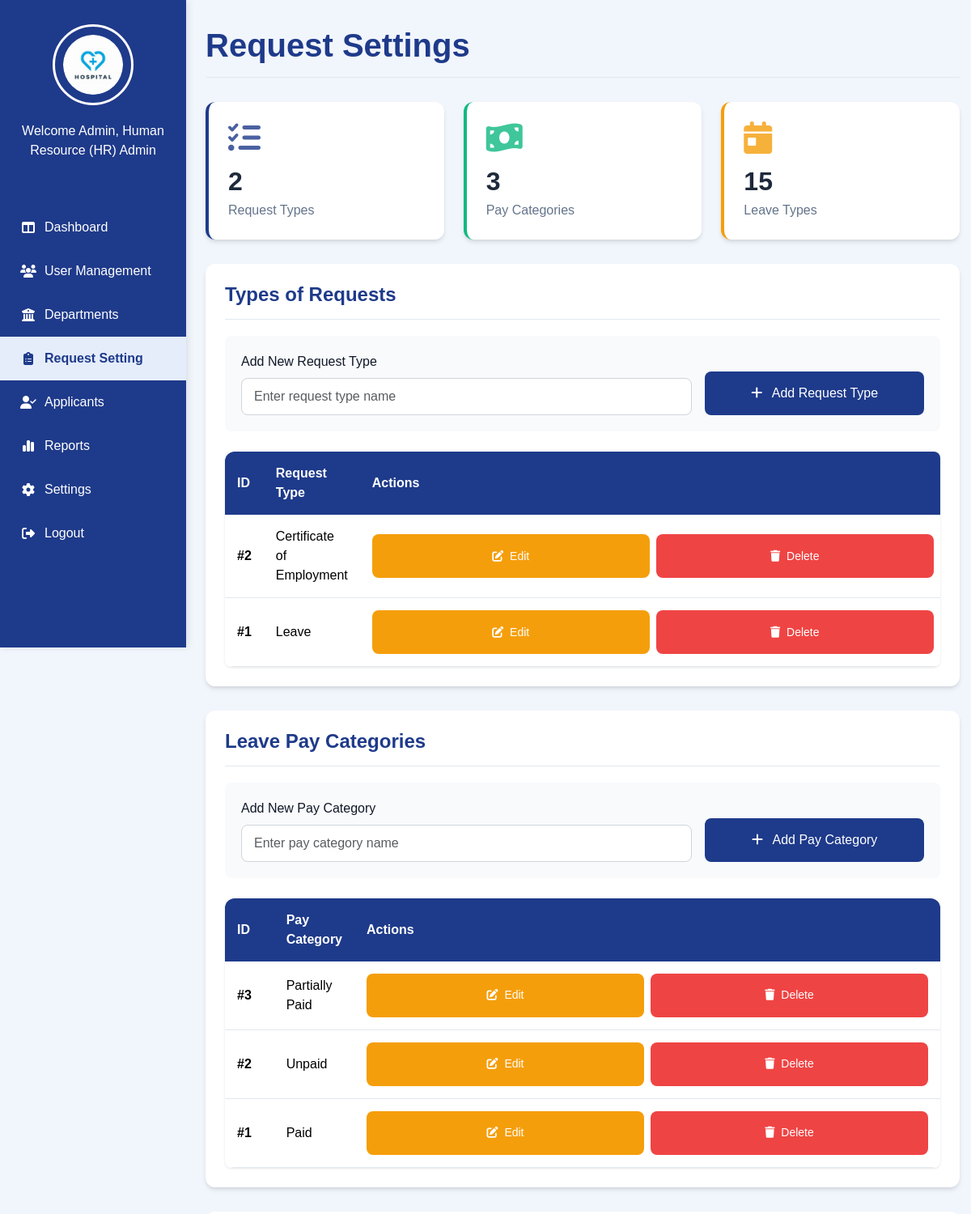
The app's page /Admin_RequestSetting.php (upper part), older data.
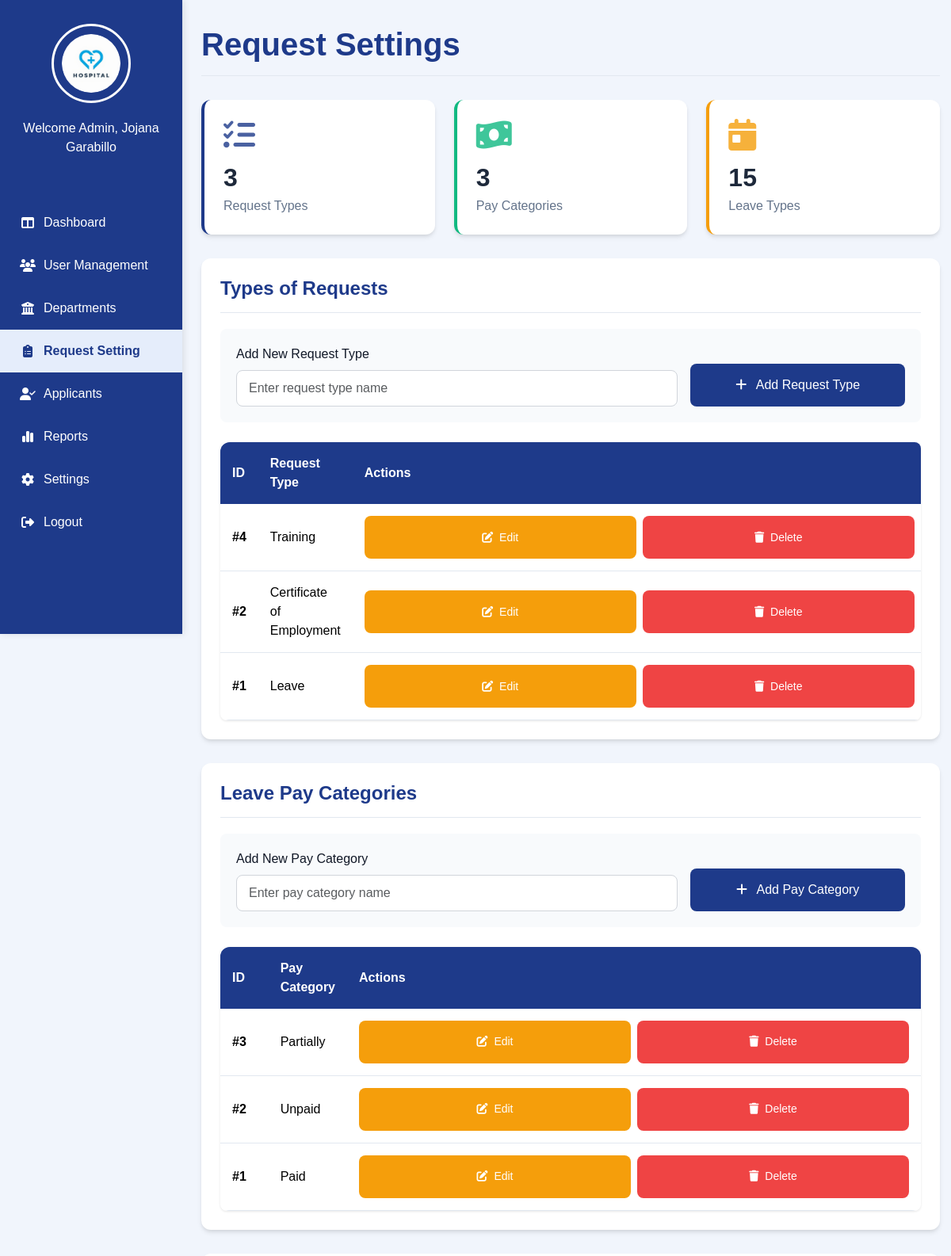
The same page, newer data.
### tables this page shows
CREATE TABLE `types_of_requests` (
  `id` int(11) NOT NULL,
  `request_type_name` varchar(100) NOT NULL
);

CREATE TABLE `leave_pay_categories` (
  `id` int(11) NOT NULL,
  `category_name` varchar(50) NOT NULL
);

### Admin_RequestSetting.php (the view, shortened to what the changed rows need)
<?php
require 'admin/db.connect.php';
$adminnameQuery = $conn->query("SELECT fullname FROM user WHERE sub_role = 'Human Resource (HR) Admin' LIMIT 1");
$adminname = ($adminnameQuery && $row = $adminnameQuery->fetch_assoc()) ? $row['fullname'] : 'Human Resource (HR) Admin';
$typesReq = $conn->query("SELECT * FROM types_of_requests ORDER BY id DESC");
$payCats  = $conn->query("SELECT * FROM leave_pay_categories ORDER BY id DESC");
$requestCount = $conn->query("SELECT COUNT(*) as count FROM types_of_requests")->fetch_assoc()['count'];
?>
<!DOCTYPE html>
<html lang="en">
<head>
    <link rel="stylesheet" href="admin-sidebar.css">
    <link href="https://cdn.jsdelivr.net/npm/bootstrap@5.3.3/dist/css/bootstrap.min.css" rel="stylesheet">
    <link rel="stylesheet" href="https://cdnjs.cloudflare.com/ajax/libs/font-awesome/6.5.0/css/all.min.css">
</head>
<body>
    <div class="sidebar">
        <div class="sidebar-name">
            <p><?php echo "Welcome Admin, $adminname"; ?></p>
        </div>
    </div>
    <main class="main-content">
        <div class="main-content-header">
            <h1>Request Settings</h1>
        </div>
        <div class="stats-container">
            <div class="stat-card request-types">
                <i class="fa-solid fa-list-check"></i>
                <h3><?php echo $requestCount; ?></h3>
                <p>Request Types</p>
            </div>
        </div>
        <div class="container-fluid px-0">
            <div class="settings-section">
                <div class="section-header">
                    <h2 class="section-title">Types of Requests</h2>
                </div>
                <div class="table-container">
                    <table class="table table-hover">
                        <thead>
                            <tr>
                                <th width="10%">ID</th>
                                <th>Request Type</th>
                                <th width="20%">Actions</th>
                            </tr>
                        </thead>
                        <tbody>
                            <?php
                            $typesReq->data_seek(0);
                            while($row = $typesReq->fetch_assoc()):
                            ?>
                                <tr class="fade-in">
                                    <td><strong>#<?= $row['id'] ?></strong></td>
                                    <td><?= $row['request_type_name'] ?></td>
                                    <td>
                                        <div class="action-buttons">
                                            <button type="button" class="btn btn-warning btn-sm"
                                                    onclick="openEditRequestTypeModal(<?= $row['id'] ?>, '<?= $row['request_type_name'] ?>')">
                                                <i class="fa-solid fa-pen-to-square me-1"></i> Edit
                                            </button>
                                            <button type="button" class="btn btn-danger btn-sm"
                                                    onclick="openDeleteModal('request_type', <?= $row['id'] ?>, '<?= $row['request_type_name'] ?>')">
                                                <i class="fa-solid fa-trash me-1"></i> Delete
                                            </button>
                                        </div>
                                    </td>
                                </tr>
                            <?php endwhile; ?>
                        </tbody>
                    </table>
                </div>
            </div>
            <div class="settings-section">
                <div class="section-header">
                    <h2 class="section-title">Leave Pay Categories</h2>
                </div>
                <div class="table-container">
                    <table class="table table-hover">
                        <thead>
                            <tr>
                                <th width="10%">ID</th>
                                <th>Pay Category</th>
                                <th width="20%">Actions</th>
                            </tr>
                        </thead>
                        <tbody>
                            <?php
                            $payCats->data_seek(0);
                            while($row = $payCats->fetch_assoc()):
                            ?>
                                <tr class="fade-in">
                                    <td><strong>#<?= $row['id'] ?></strong></td>
                                    <td><?= $row['category_name'] ?></td>
                                    <td>
                                        <div class="action-buttons">
                                            <button type="button" class="btn btn-warning btn-sm"
                                                    onclick="openEditPayCategoryModal(<?= $row['id'] ?>, '<?= $row['category_name'] ?>')">
                                                <i class="fa-solid fa-pen-to-square me-1"></i> Edit
                                            </button>
                                            <button type="button" class="btn btn-danger btn-sm"
                                                    onclick="openDeleteModal('pay_category', <?= $row['id'] ?>, '<?= $row['category_name'] ?>')">
                                                <i class="fa-solid fa-trash me-1"></i> Delete
                                            </button>
                                        </div>
                                    </td>
                                </tr>
                            <?php endwhile; ?>
                        </tbody>
                    </table>
                </div>
            </div>
        </div>
    </main>
</body>
</html>

Row changes from the older to the newer data that the page shows:
added types_of_requests: id "4", request_type_name "Training"
changed leave_pay_categories id 3: category_name "Partially Paid" → "Partially"
Text that changed along with them:
$adminname: "Human Resource (HR) Admin" → "Jojana Garabillo"
$requestCount: "2" → "3"
